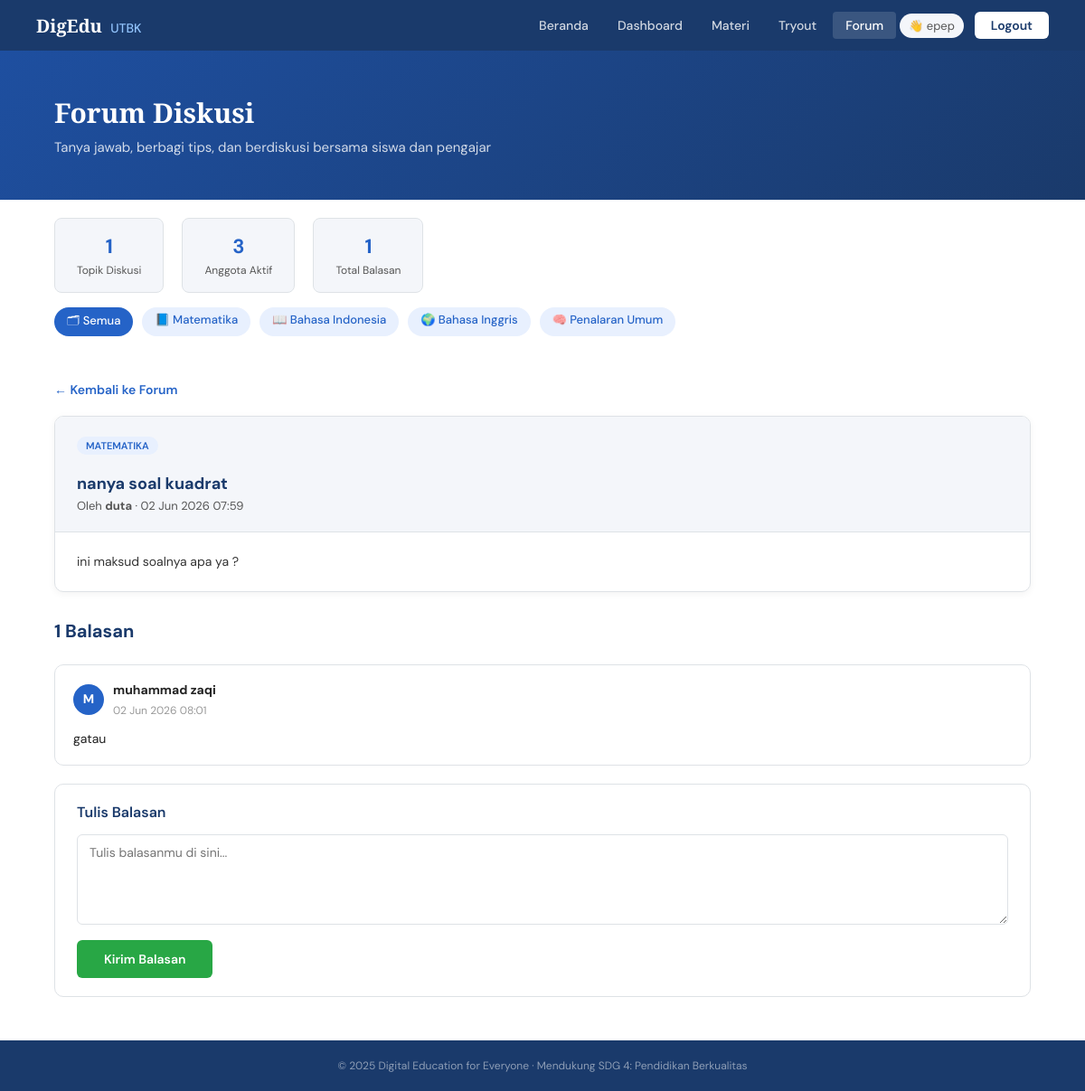
/pages/forum.php?thread=4 (signed in), run on the app's committed database.
### tables this page shows
CREATE TABLE `forum_threads` (
  `id` int NOT NULL,
  `user_id` int NOT NULL,
  `judul` varchar(255) NOT NULL,
  `isi` text NOT NULL,
  `kategori` enum('Matematika','Bahasa Indonesia','Bahasa Inggris','Penalaran Umum','Umum') DEFAULT 'Umum',
  `created_at` datetime DEFAULT CURRENT_TIMESTAMP
);

CREATE TABLE `users` (
  `id` int NOT NULL,
  `nama` varchar(100) NOT NULL,
  `email` varchar(100) NOT NULL,
  `password` varchar(255) NOT NULL,
  `role` enum('siswa','admin') DEFAULT 'siswa',
  `created_at` datetime DEFAULT CURRENT_TIMESTAMP
);

CREATE TABLE `forum_replies` (
  `id` int NOT NULL,
  `thread_id` int NOT NULL,
  `user_id` int NOT NULL,
  `isi` text NOT NULL,
  `created_at` datetime DEFAULT CURRENT_TIMESTAMP
);

### pages/forum.php (the view, shortened to what this page needs)
<?php
require_once '../includes/db.php';
$view_thread = null; $replies = [];
if (isset($_GET['thread'])) {
    $tid  = (int)$_GET['thread'];
    $stmt = $conn->prepare("SELECT t.*, u.nama FROM forum_threads t JOIN users u ON t.user_id=u.id WHERE t.id=?");
    $stmt->bind_param('i', $tid);
    $stmt->execute();
    $view_thread = $stmt->get_result()->fetch_assoc();
    if ($view_thread) {
        $rs = $conn->prepare("SELECT r.*, u.nama FROM forum_replies r JOIN users u ON r.user_id=u.id WHERE r.thread_id=? ORDER BY r.created_at ASC");
        $rs->bind_param('i', $tid);
        $rs->execute();
        $replies = $rs->get_result()->fetch_all(MYSQLI_ASSOC);
    }
}
$filter_kat  = $_GET['kat'] ?? '';
$jml_thread  = $conn->query("SELECT COUNT(*) AS c FROM forum_threads")->fetch_assoc()['c'];
$jml_anggota = $conn->query("SELECT COUNT(*) AS c FROM users")->fetch_assoc()['c'];
$jml_balasan = $conn->query("SELECT COUNT(*) AS c FROM forum_replies")->fetch_assoc()['c'];
require_once '../includes/header.php';
?>
<main>
  <div class="page-header animate__animated animate__fadeIn">
    <h1>Forum Diskusi</h1>
    <p>Tanya jawab, berbagi tips, dan berdiskusi bersama siswa dan pengajar</p>
  </div>
  <div class="forum-stats">
    <div class="stat-box animate__animated animate__fadeInUp" style="animation-delay:.1s"><h3><?= $jml_thread ?></h3><p>Topik Diskusi</p></div>
    <div class="stat-box animate__animated animate__fadeInUp" style="animation-delay:.2s"><h3><?= $jml_anggota ?></h3><p>Anggota Aktif</p></div>
    <div class="stat-box animate__animated animate__fadeInUp" style="animation-delay:.3s"><h3><?= $jml_balasan ?></h3><p>Total Balasan</p></div>
  </div>
  <div class="forum-category">
    <a href="forum.php" class="forum-tag <?= !$filter_kat?'active':'' ?>">🗂 Semua</a>
    <?php foreach (['Matematika'=>'📘','Bahasa Indonesia'=>'📖','Bahasa Inggris'=>'🌍','Penalaran Umum'=>'🧠'] as $kat=>$ico): ?>
      <a href="forum.php?kat=<?= urlencode($kat) ?>" class="forum-tag <?= $filter_kat===$kat?'active':'' ?>"><?= $ico ?> <?= $kat ?></a>
    <?php endforeach; ?>
  </div>
  <div class="section">
  <?php if ($view_thread): ?>
    <a href="forum.php" class="btn-back">← Kembali ke Forum</a>
    <div class="thread-detail animate__animated animate__fadeIn">
      <div class="thread-header">
        <span class="card-badge"><?= htmlspecialchars($view_thread['kategori']) ?></span>
        <h2 id="thread-judul-text"><?= htmlspecialchars($view_thread['judul']) ?></h2>
        <p class="thread-meta">Oleh <strong><?= htmlspecialchars($view_thread['nama']) ?></strong> · <?= date('d M Y H:i', strtotime($view_thread['created_at'])) ?></p>
      </div>
      <div class="thread-body">
        <p id="thread-isi-text"><?= nl2br(htmlspecialchars($view_thread['isi'])) ?></p>
      </div>
    </div>
    <h3 class="section-title" style="margin-top:30px"><?= count($replies) ?> Balasan</h3>
    <?php foreach ($replies as $rp): ?>
    <div class="reply-item animate__animated animate__fadeInUp" id="reply-<?= $rp['id'] ?>">
      <div class="reply-author">
        <span class="avatar-circle"><?= strtoupper(substr($rp['nama'],0,1)) ?></span>
        <div>
          <strong><?= htmlspecialchars($rp['nama']) ?></strong>
          <span class="reply-time"><?= date('d M Y H:i', strtotime($rp['created_at'])) ?></span>
        </div>
      </div>
      <p id="reply-isi-<?= $rp['id'] ?>"><?= nl2br(htmlspecialchars($rp['isi'])) ?></p>
    </div>
    <?php endforeach; ?>
    <div class="reply-form-wrap">
      <h3>Tulis Balasan</h3>
      <form method="POST" action="forum.php">
        <textarea name="isi" placeholder="Tulis balasanmu di sini..." required></textarea>
        <button type="submit" class="btn-primary">Kirim Balasan</button>
      </form>
    </div>
  <?php endif; ?>
  </div>
</main>
<?php require_once '../includes/footer.php'; ?>

### assets/css/style.css (style rules this page uses)
*, *::before, *::after { box-sizing: border-box; margin: 0; padding: 0; }
:root { --biru-tua: #1a3a6b; --biru: #2563c7; --hijau: #28a745; --abu-bg: #f4f6fa; --abu-teks: #555; --border: #dee2e6; }
body { font-family: 'DM Sans', sans-serif; color: #222; background: #fff; min-height: 100vh; display: flex; flex-direction: column; }
main { flex: 1; }
a { text-decoration: none; color: inherit; }
.btn-primary { background: var(--hijau); color: #fff; border: none; padding: 12px 30px; border-radius: 6px; font-size: 14px; font-weight: 600; cursor: pointer; display: inline-block; transition: background 0.2s; font-family: inherit; }
.page-header { background: linear-gradient(135deg, #1e4fa0, var(--biru-tua)); padding: 48px 60px; color: #fff; }
.page-header h1 { font-family: 'Playfair Display', serif; font-size: 30px; margin-bottom: 8px; }
.page-header p { font-size: 15px; color: rgba(255,255,255,0.8); }
.section { padding: 48px 60px; }
.section-title { font-size: 20px; font-weight: 700; color: var(--biru-tua); margin-bottom: 24px; }
.card-badge { display: inline-block; background: #e8f0fe; color: var(--biru); font-size: 11px; font-weight: 600; padding: 3px 10px; border-radius: 20px; margin-bottom: 12px; text-transform: uppercase; }
.forum-stats { display: flex; gap: 20px; padding: 20px 60px 0; }
.stat-box { background: var(--abu-bg); border: 1px solid var(--border); border-radius: 8px; padding: 16px 24px; text-align: center; min-width: 120px; }
.stat-box h3 { font-size: 22px; font-weight: 700; color: var(--biru); margin-bottom: 4px; }
.stat-box p { font-size: 12px; color: var(--abu-teks); }
.forum-category { display: flex; gap: 10px; padding: 16px 60px 0; flex-wrap: wrap; }
.forum-tag { background: #e8f0fe; color: var(--biru); padding: 5px 14px; border-radius: 20px; font-size: 13px; font-weight: 500; cursor: pointer; transition: background 0.2s, color 0.2s; text-decoration: none; display: inline-block; }
.forum-tag:hover, .forum-tag.active { background: var(--biru); color: #fff; }
.btn-back { display: inline-block; color: var(--biru); font-size: 14px; font-weight: 600; margin-bottom: 20px; cursor: pointer; }
.thread-detail { background: #fff; border: 1px solid var(--border); border-radius: 10px; overflow: hidden; margin-bottom: 24px; box-shadow: 0 2px 8px rgba(0,0,0,0.05); }
.thread-header { background: var(--abu-bg); padding: 20px 24px; border-bottom: 1px solid var(--border); }
.thread-header h2 { font-size: 18px; font-weight: 700; color: var(--biru-tua); margin: 8px 0 4px; }
.thread-meta { font-size: 13px; color: var(--abu-teks); }
.thread-body { padding: 20px 24px; font-size: 14px; line-height: 1.8; color: #333; }
.reply-item { background: #fff; border: 1px solid var(--border); border-radius: 10px; padding: 16px 20px; margin-bottom: 12px; font-size: 14px; line-height: 1.7; }
.reply-author { display: flex; align-items: center; gap: 10px; margin-bottom: 10px; }
.avatar-circle { width: 34px; height: 34px; background: var(--biru); color: #fff; border-radius: 50%; display: inline-flex; align-items: center; justify-content: center; font-weight: 700; font-size: 14px; flex-shrink: 0; }
.reply-time { font-size: 12px; color: #999; display: block; }
.reply-form-wrap { background: #fff; border: 1px solid var(--border); border-radius: 10px; padding: 20px 24px; margin-top: 20px; }
.reply-form-wrap h3 { font-size: 16px; font-weight: 600; color: var(--biru-tua); margin-bottom: 14px; }
.reply-form-wrap textarea, textarea { width: 100%; padding: 10px 13px; border: 1.5px solid var(--border); border-radius: 6px; font-size: 14px; font-family: inherit; resize: vertical; min-height: 100px; outline: none; transition: border-color 0.2s; margin-bottom: 12px; }

### data on the page
forum_threads: kategori "MATEMATIKA", judul "nanya soal kuadrat", user.nama "duta", created_at "02 Jun 2026 07:59", isi "ini maksud soalnya apa ya ?"
forum_replies: user.nama "M", user.nama "muhammad zaqi", created_at "02 Jun 2026 08:01", isi "gatau"

### other printed values
$nama_user "epep"
$jml_thread "1"
$jml_anggota "3"
$jml_balasan "1"
$ico "📘"
$kat "Matematika"
$ico "📖"
$kat "Bahasa Indonesia"
$ico "🌍"
$kat "Bahasa Inggris"
$ico "🧠"
$kat "Penalaran Umum"
count($replies) "1"
